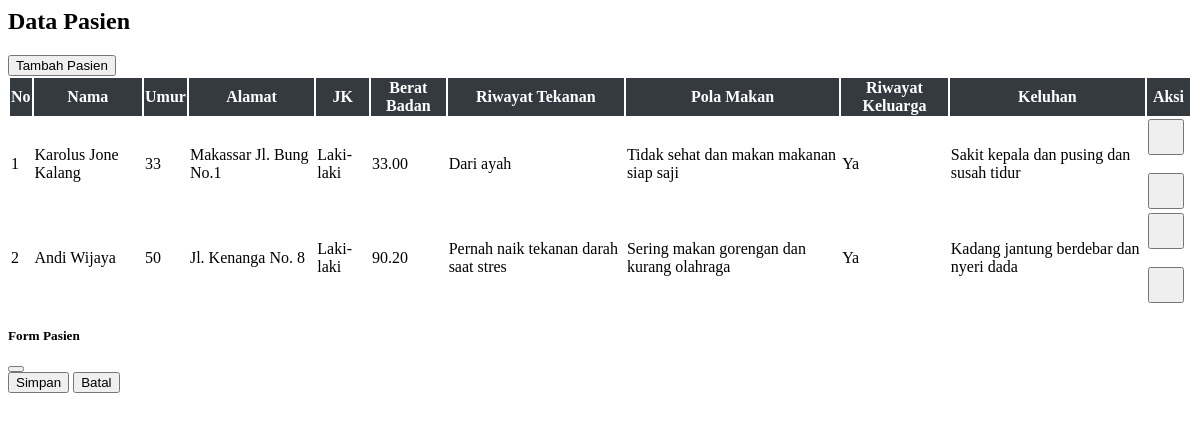
The page /pasien.php on the database as committed earlier.
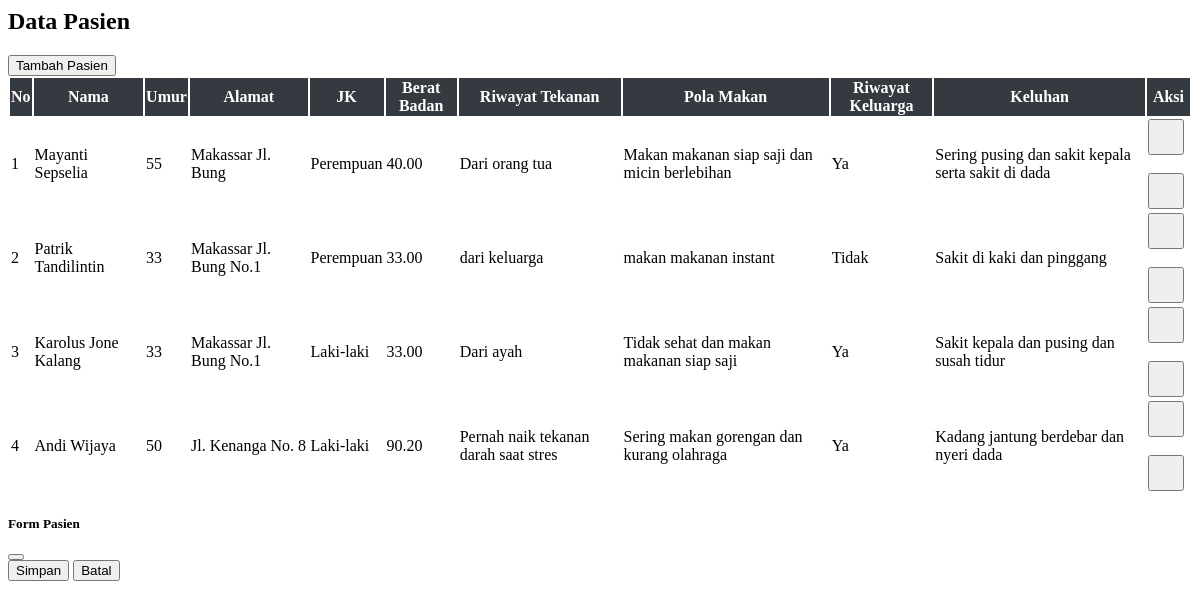
The same page on the database as committed later.
### tables this page shows
CREATE TABLE `212341_pasien` (
  `212341_pasien_id` int NOT NULL,
  `212341_nama` varchar(100) NOT NULL,
  `212341_umur` int NOT NULL,
  `212341_alamat` varchar(255) DEFAULT NULL,
  `212341_jk` enum('Laki-laki','Perempuan') NOT NULL,
  `212341_berat_badan` decimal(5,2) DEFAULT NULL,
  `212341_riwayat_tekanan` text,
  `212341_pola_makan` text,
  `212341_riwayat_keluarga` enum('Ya','Tidak') DEFAULT 'Tidak',
  `212341_keluhan` text,
  `212341_created_at` timestamp NULL DEFAULT CURRENT_TIMESTAMP
);

### pasien.php (the view, shortened to what this page needs)
<?php
include "config.php";
$res=$conn->query("SELECT * FROM 212341_pasien ORDER BY 212341_pasien_id DESC");
$rows=$res?$res->fetch_all(MYSQLI_ASSOC):[];
?>
<h2 class="mb-4">Data Pasien</h2>
<button class="btn btn-success mb-3" id="btnTambah">
    <i class="bi bi-person-plus"></i> Tambah Pasien
</button>
<table class="table table-bordered table-striped" id="tablePasien">
<thead>
<tr>
<th>No</th>
<th>Nama</th>
<th>Umur</th>
<th>Alamat</th>
<th>JK</th>
<th>Berat Badan</th>
<th>Riwayat Tekanan</th>
<th>Pola Makan</th>
<th>Riwayat Keluarga</th>
<th>Keluhan</th>
<th>Aksi</th>
</tr>
</thead>
<tbody>
<?php $no=1; foreach($rows as $r): ?>
<tr>
<td class="text-center"><?= $no++ ?></td>
<td><?= htmlspecialchars($r['212341_nama']) ?></td>
<td class="text-center"><?= $r['212341_umur'] ?></td>
<td><?= htmlspecialchars($r['212341_alamat']) ?></td>
<td class="text-center"><?= $r['212341_jk'] ?></td>
<td class="text-center"><?= $r['212341_berat_badan'] ?></td>
<td><?= htmlspecialchars($r['212341_riwayat_tekanan']) ?></td>
<td><?= htmlspecialchars($r['212341_pola_makan']) ?></td>
<td><?= $r['212341_riwayat_keluarga'] ?></td>
<td><?= htmlspecialchars($r['212341_keluhan']) ?></td>
<td class="text-center td-actions">
    <button class="btn btn-primary btnEdit" data-id="<?= $r['212341_pasien_id'] ?>">
    </button>
    <br><br>
    <button class="btn btn-danger btnHapus" data-id="<?= $r['212341_pasien_id'] ?>">
    </button>
</td>
</tr>
<?php endforeach; ?>
</tbody>
</table>
<div class="modal fade" id="modalForm" tabindex="-1">
<div class="modal-dialog modal-lg">
<div class="modal-content">
<form id="formPasien">
<div class="modal-header">
    <h5>Form Pasien</h5>
    <button type="button" class="btn-close" data-bs-dismiss="modal"></button>
</div>
<div class="modal-footer">
    <button type="submit" class="btn btn-success">Simpan</button>
    <button type="button" class="btn btn-secondary" data-bs-dismiss="modal">Batal</button>
</div>
</form>
</div>
</div>
</div>

### pasien.php (style rules this page uses)
#tablePasien th { text-align: center; vertical-align: middle; background-color: #343a40; color: #fff; }
#tablePasien td { vertical-align: middle; }
.td-actions .btn { width: 36px; height: 36px; padding: 0; margin-right: 5px; display: inline-flex; justify-content: center; align-items: center; }

Rows that differ between the two databases and show on the page:
added 212341_pasien: 212341_nama "Mayanti Sepselia", 212341_umur "55", 212341_alamat "Makassar Jl. Bung", 212341_jk "Perempuan", 212341_berat_badan "40.00", 212341_riwayat_tekanan "Dari orang tua", 212341_pola_makan "Makan makanan siap saji dan micin berlebihan", 212341_riwayat_keluarga "Ya", 212341_keluhan "Sering pusing dan sakit kepala serta sakit di dada"
added 212341_pasien: 212341_nama "Patrik Tandilintin", 212341_umur "33", 212341_alamat "Makassar Jl. Bung No.1", 212341_jk "Perempuan", 212341_berat_badan "33.00", 212341_riwayat_tekanan "dari keluarga", 212341_pola_makan "makan makanan instant", 212341_riwayat_keluarga "Tidak", 212341_keluhan "Sakit di kaki dan pinggang"
